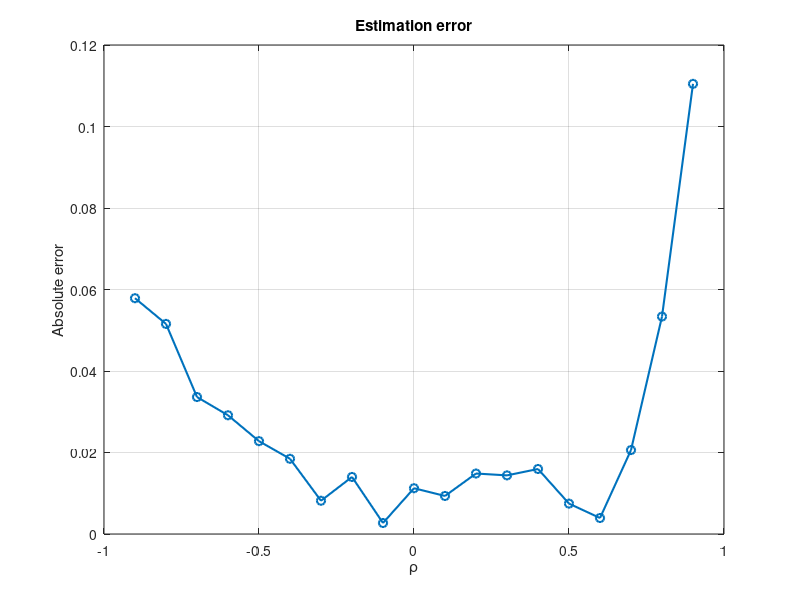
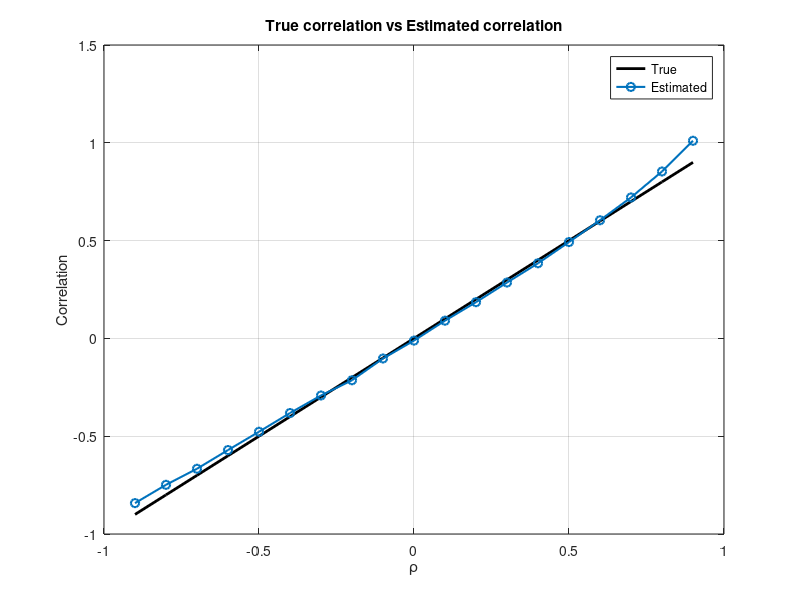

These figures' MATLAB source, in order:
clear; clc; close all;
rng(1);

mu1 = 1;          % E[R1]
mu2 = 1;          % E[R2]

% just for generating mkt data
sig1_true = 0.1;
sig2_true = 0.1;

rhoList = -0.9:0.1:0.9;
nRho = length(rhoList);

nMC_prices = 1e6;       %use to approximate expected values using LLN

%size of the basis
m1 = 3;
m2 = 3;
mz = 3;

%Estimate sigmas
mSig = 10;          % choose nb of strikes for estimating sigma 
nGridSig = 1500;    % grid points for the 1D projection

% strikes and interval for estimating sigma

Isig1 = norminv([0.01,0.99],mu1,sig1_true);
Isig2 = norminv([0.01,0.99],mu2,sig2_true);

% we generate "market" marginal samples
R1_mkt = mu1 + sig1_true * randn(nMC_prices,1);
R2_mkt = mu2 + sig2_true * randn(nMC_prices,1);

Ksig1 = prctile(R1_mkt, linspace(10,90,mSig))';
Ksig2 = prctile(R2_mkt, linspace(10,90,mSig))';

%estimate sig1
s1Grid = linspace(Isig1(1), Isig1(2), nGridSig)';
Y1 = (s1Grid - 1).^2;

X1 = ones(nGridSig, 2 + mSig);
X1(:,2) = s1Grid;

X1(:,3:end) = max(s1Grid - Ksig1', 0); 

theta1 = X1 \ Y1;

basisMean1 = zeros(2+mSig,1);
basisMean1(1) = 1;
basisMean1(2) = mu1;
basisMean1(3:end) = mean(max(R1_mkt - Ksig1', 0));


sig1 = sqrt(max(theta1' * basisMean1, 0));

%estimate sig2
s2Grid = linspace(Isig2(1), Isig2(2), nGridSig)';
Y2 = (s2Grid - 1).^2;

X2 = ones(nGridSig, 2 + mSig);
X2(:,2) = s2Grid;
X2(:,3:end) = max(s2Grid - Ksig2', 0);

theta2 = X2 \ Y2;

basisMean2 = zeros(2+mSig,1);
basisMean2(1) = 1;
basisMean2(2) = mu2;
basisMean2(3:end) = mean(max(R2_mkt - Ksig2', 0), 1)'; 

sig2 = sqrt(max(theta2' * basisMean2, 0));





%grid projection 
I1 = [mu1 - 2*sig1, mu1 + 2*sig1];   %decreasing the interval makes it better, with 4*sig it is very bad
I2 = [mu2 - 2*sig2, mu2 + 2*sig2];

K1 = prctile(R1_mkt, linspace(10,90,m1))';
K2 = prctile(R2_mkt, linspace(10,90,m2))';

nGrid1 = 700;
nGrid2 = 700;

r1Grid = linspace(I1(1), I1(2), nGrid1)';
r2Grid = linspace(I2(1), I2(2), nGrid2)';

[R1g, R2g] = meshgrid(r1Grid, r2Grid); %i use g for grid 
R1vec = R1g(:);
R2vec = R2g(:);

% g(R1,R2) = (R1-1)(R2-1)
Y = (R1vec - 1) .* (R2vec - 1);

% compute "market" prices for univariate call basis using MC marginals
E_call1 = zeros(m1,1);
E_call1 = mean(max(R1_mkt - K1', 0), 1)';

E_call2 = zeros(m2,1);
E_call2 = mean(max(R2_mkt - K2', 0), 1)'; 

%loop over rho and estimate the correlation via projection
trueCorr = zeros(nRho,1);
estCorr  = zeros(nRho,1);
absErr   = zeros(nRho,1);

for t = 1:nRho
    rho = rhoList(t);

    trueCorr(t) = rho;   %it simplifies to just rho

    % Joint MC market prices for interaction basis depend on rho
    Sigma_true = [sig1_true^2, rho*sig1_true*sig2_true;
                  rho*sig1_true*sig2_true, sig2_true^2];

    R = mvnrnd([mu1 mu2], Sigma_true, nMC_prices);
    R1s = R(:,1);
    R2s = R(:,2);

    ratioMC = R1s ./ R2s; %abs(R2s).* sign(R2s);  
    Kz = linspace(prctile(ratioMC,10), prctile(ratioMC,90), mz)';

    % Build X on the grid 
    nObs = length(R1vec);
    nCols = 1 + 1 + m1 + 1 + m2 + mz;

    X = ones(nObs, nCols);

    % R1 column
    X(:,2) = R1vec;

    % (R1 - K1)+ columns
    X(:,3:2+m1) = max(R1vec - K1', 0); 

    % R2 column
    colR2 = 2 + m1 + 1;
    X(:,colR2) = R2vec;

    % (R2 - K2)+ columns
    X(:,colR2+1:colR2+m2) = max(R2vec - K2', 0);

    % Interaction columns R2 * max(R1/R2 - Kz, 0)  
    colZ = colR2 + m2 + 1;
    ratioGrid = R1vec ./ abs(R2vec).* sign(R2vec);

    X(:,colZ:colZ+mz-1) = R2vec .* max(ratioGrid - Kz', 0);

    % Projection 
    theta = X \ Y;

    % Expectations of basis functions
    basisMean = zeros(nCols,1);

    basisMean(1) = 1;
    basisMean(2) = mu1;
    basisMean(3:2+m1) = E_call1;

    basisMean(colR2) = mu2;
    basisMean(colR2+1:colR2+m2) = E_call2;

    basisMean(colZ:colZ+mz-1) = mean(R2s .* max(ratioMC - Kz', 0), 1)';

   
    estCorr(t) = (theta' * basisMean) ./ (sig1 * sig2);

    absErr(t) = abs(trueCorr(t) - estCorr(t));
end

figure;
plot(rhoList, absErr, 'o-', 'LineWidth', 1.5);
grid on;
xlabel('\rho');
ylabel('Absolute error');
title('Estimation error');

figure;
plot(rhoList, trueCorr, 'k-', 'LineWidth', 2); hold on;
plot(rhoList, estCorr,  'o-', 'LineWidth', 1.5);
grid on;
xlabel('\rho');
ylabel('Correlation');
title('True correlation vs Estimated correlation');
legend('True', 'Estimated', 'Location', 'best');
